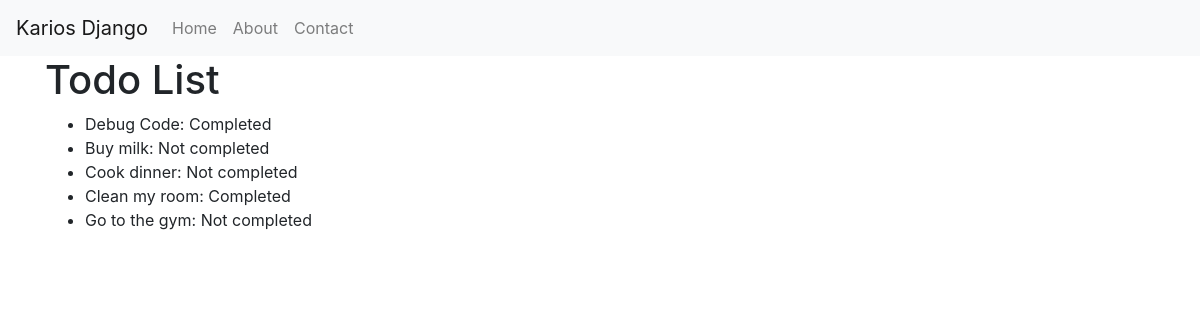
The page /todos/ on the database its author committed.
### theApp/models.py (models this page shows)
class TodoItem(models.Model):
    title=models.CharField(max_length=200)
    completed  = models.BooleanField(default=False)

### theApp/views.py (the view)
# urls.py: path("todos/", views.todos, name="Todos")
def todos(request):
    items = TodoItem.objects.all()
    return render (request,"todos.html",{"todos": items})

### theApp/templates/todos.html
{% extends "base.html" %} {% block content %}
<h1>Todo List</h1>
<ul>
    {% for todo in todos %}
    <li>
        {{todo.title}}: {% if todo.completed %} Completed {% else %} Not completed {% endif %}
    </li>
    {% endfor %}
</ul>
{% endblock %}

### theApp/templates/base.html (shortened to what this page needs)
<!DOCTYPE html>
<html lang="en">
    <head>
        <link
          href="//stackpath.bootstrapcdn.com/bootstrap/4.5.2/css/bootstrap.min.css"
          rel="stylesheet"
        />
    </head>
    <body>
        <nav class="navbar navbar-expand-lg navbar-light bg-light">
            <a class="navbar-brand" href="#">Karios Django</a>
         <div class="collapse navbar-collapse" id="navbarNav">
            <ul class="navbar-nav">
                <li class="nav-item">
                    <a class="nav-link" href="#"> Home </a>
                </li>
                <li class="nav-item">
                    <a class="nav-link" href="#"> About </a>
                </li>
                <li class="nav-item">
                    <a class="nav-link" href="#"> Contact </a>
                </li>
            </ul>
         </nav>
         <div class="container">{% block content %}{% endblock %}</div>

### rows shown on the page
TodoItem: title "Debug Code", completed "Completed"
TodoItem: title "Buy milk", completed "Not completed"
TodoItem: title "Cook dinner", completed "Not completed"
TodoItem: title "Clean my room", completed "Completed"
TodoItem: title "Go to the gym", completed "Not completed"
